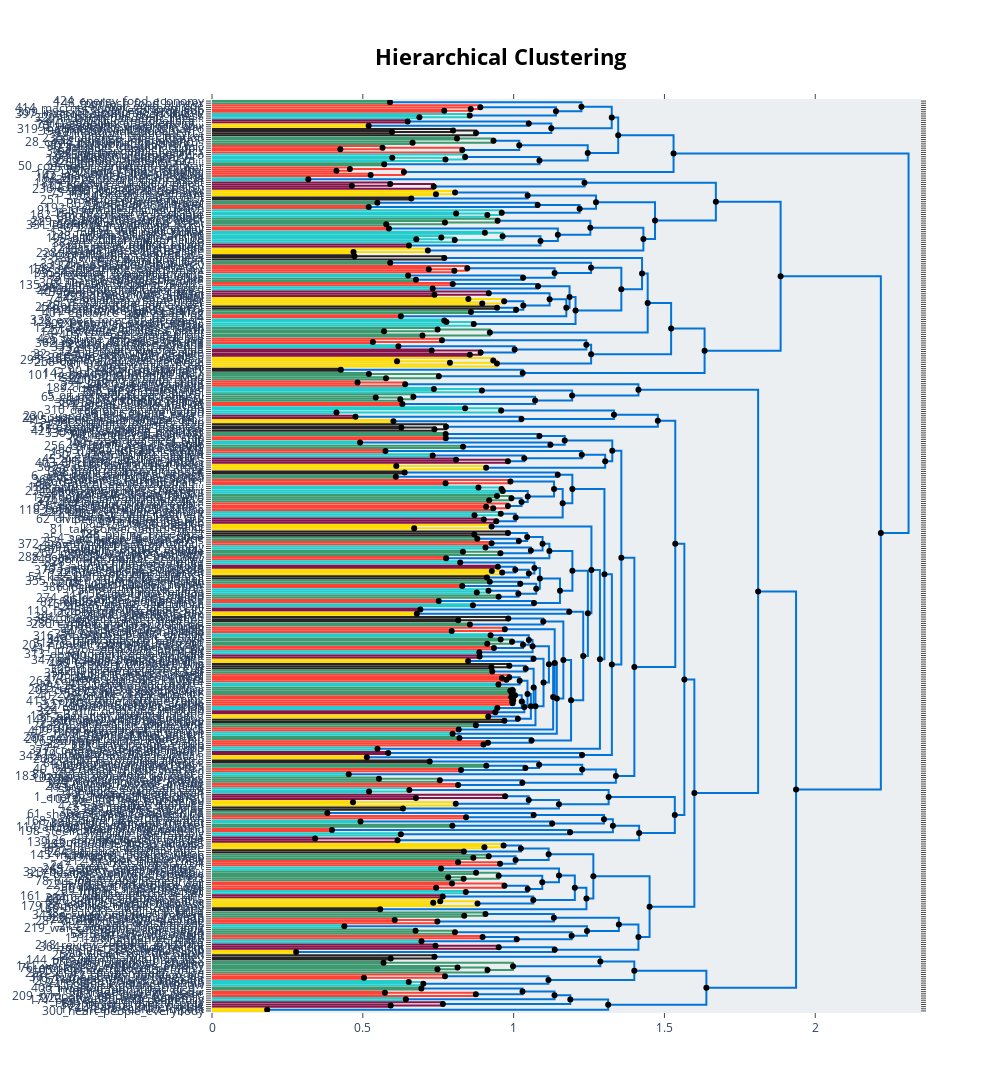

Notebook source saved alongside this figure:
### Markdown cell above
Hierarchische Gliederung der Themen

### Code cell
topic_model_0.visualize_hierarchy(hierarchical_topics=hierarchical_topics)
